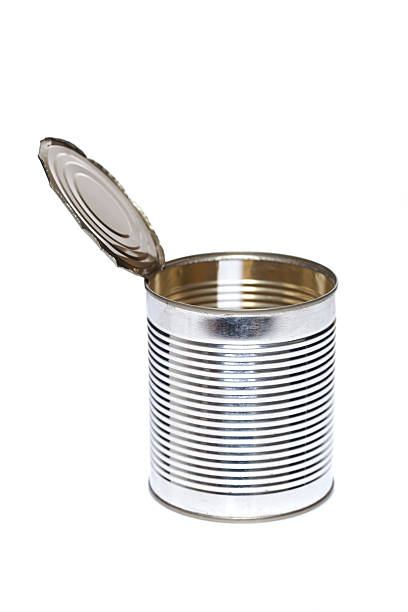
#> input picture dataset_yolo/train/metal/metal411.jpg, 408 x 612 px
$ python -i camera_sources.py   (imports and definitions only)
#> lines starting #> are read from the running program, lines starting #| are printed output that depends on the picture; after the words box and inside, x2 and y2 are one past the last pixel; in counts of white or black regions, pixels touching at a corner belong together
#> further down, picture is the input picture: shape (612, 408, 3); mean B, G, R 235.7, 236.2, 236.9
"""
Gestor universal de fuentes de video para Neuro_Trash_YL.
Las fuentes USB y OBS se catalogan por separado para no mezclarlas.

1. Soporta cámaras locales (USB / CSI en Raspberry Pi / OBS Virtual Camera).
2. Incluye respaldo automático de Captura de Ventana de OBS / VDO.Ninja en Windows
   (Win32 PrintWindow / GDI) cuando el driver DirectShow de OBS Virtual Camera no aparece
   como índice en OpenCV o cuando solo hay 1 cámara en el sistema (índice 0).
3. Soporta vínculos de cámara del teléfono (IP Webcam / DroidCam / MJPEG / RTSP).
"""

import ctypes
from ctypes import wintypes
import os
import platform
import subprocess
from typing import Dict, List, Optional, Tuple, Union

# Evita el fallo MSMF "can't grab frame" (-1072875772) en webcams USB de Windows.
# [1 line not run here, left out]
import cv2
import numpy as np


class ClosedCapture:
    """Sustituto de VideoCapture cuando no hay fuente usable."""

    def isOpened(self) -> bool:
        return False

    def read(self) -> Tuple[bool, Optional[np.ndarray]]:
        return False, None

    def release(self) -> None:
        return None


def is_vdo_ninja_url(source: str) -> bool:
    s = str(source).strip().lower()
    return "vdo.ninja" in s or "obs.ninja" in s


# [25 lines left out: functions normalize_vdo_ninja_url_for_obs, normalize_phone_stream_url, not called in this run]


# ============================================================================
# CAPTURA DIRECTA DE VENTANA DE OBS / NAVEGADOR VDO.NINJA EN WINDOWS (SIN DRIVER)
# Soluciona el error "No se pudo abrir la cámara con índice 1" cuando OBS Virtual Camera
# no es reconocida por OpenCV o está en otro índice.
# ============================================================================
class Win32WindowCapture:
    """
    Imita un objeto `cv2.VideoCapture` capturando en tiempo real la ventana de OBS
    (Proyector de OBS, ventana principal de OBS o pestaña de VDO.Ninja) usando la API
    nativa de Windows (`user32` / `gdi32`) sin instalar librerías adicionales.
    """

    # [78 lines left out: functions __init__, isOpened, read, not called in this run]

    def release(self) -> None:
        self._opened = False


# [46 lines left out: functions list_obs_and_vdo_windows, is_virtual_device_name, not called in this run]


def looks_like_obs_placeholder(frame: Optional[np.ndarray]) -> bool:
    """Detecta la pantalla azul con logo de OBS Virtual Camera (sin señal)."""
    if frame is None or getattr(frame, "size", 0) == 0:
        return False
    h, w = frame.shape[:2]
#> h = 612; w = 408
    if h < 80 or w < 80:
        return False
    hsv = cv2.cvtColor(frame, cv2.COLOR_BGR2HSV)
#> hsv: shape (612, 408, 3); mean H, S, V 18.5, 7.3, 237.9
    blue = cv2.inRange(hsv, (90, 50, 15), (140, 255, 255))
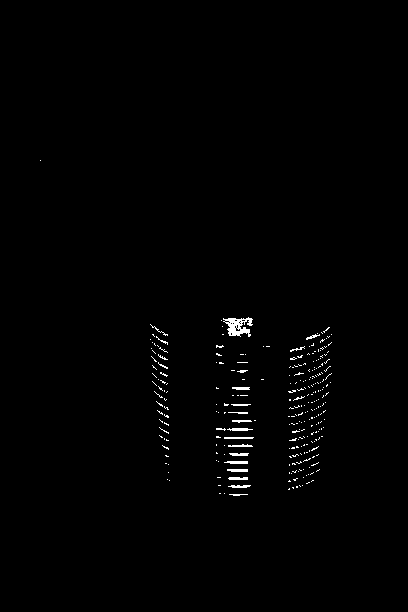
#> blue: shape (612, 408); 0.82% white in thin lines or dots, all inside (x1, y1, x2, y2) = (40, 160, 332, 496)
    blue_ratio = float(np.count_nonzero(blue)) / blue.size
#> blue_ratio = 0.00816
    gray = cv2.cvtColor(frame, cv2.COLOR_BGR2GRAY)
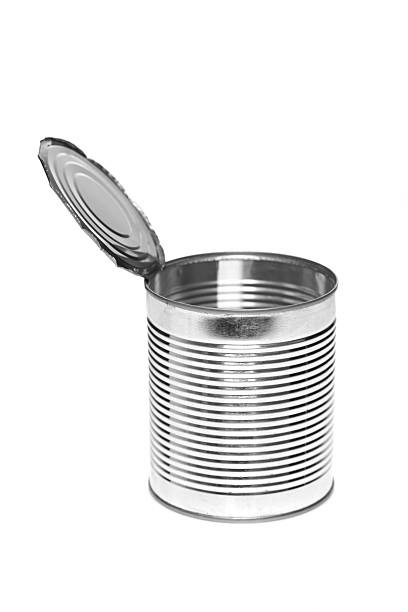
#> gray: shape (612, 408); min 0, max 255, mean 236.3
    logo = gray[int(h * 0.15) : int(h * 0.58), int(w * 0.32) : int(w * 0.68)]
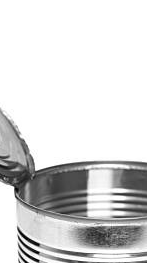
#> logo: shape (263, 147); min 1, max 255, mean 216.1
    if logo.size == 0:
        return False
    return blue_ratio > 0.45 and float(logo.std()) > 35 and float(gray.mean()) < 90


# [30 lines left out: function get_windows_video_device_names, not called in this run]


def physical_usb_camera_names() -> List[str]:
    return [name for name in get_windows_video_device_names() if not is_virtual_device_name(name)]


# [268 lines left out: functions _read_usable_frame, _try_open_camera_index, _open_index_matching_kind, _open_first_kind_match, open_video_source, _camera_entry and 2 more, not called in this run]

>>> import cv2
>>> picture = cv2.imread('../dataset_yolo/train/metal/metal411.jpg')
>>> result = looks_like_obs_placeholder(picture)
#> result = False

$ run again, on dataset_yolo/train/metal/metal44.jpg
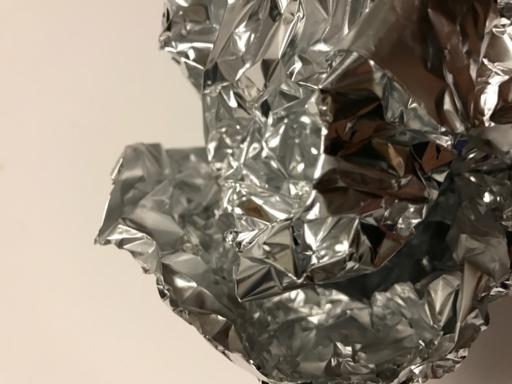
#> input picture dataset_yolo/train/metal/metal44.jpg, 512 x 384 px
#> picture is the input picture: shape (384, 512, 3); mean B, G, R 117.3, 130.8, 140.8
#> hsv: shape (384, 512, 3); mean H, S, V 19, 56.1, 140.8
#> in looks_like_obs_placeholder, `blue = cv2.inRange(hsv, (90, 50, 15), (140, 255, 255))`:
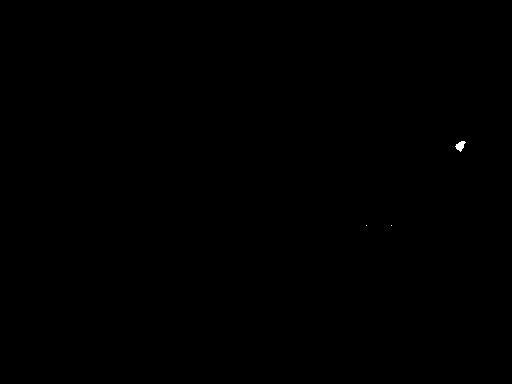
#> blue: shape (384, 512); 0.04% white; 3 white regions (2 under 20 px), largest, box (x1, y1, x2, y2) and area: (455, 141, 466, 152) 67
#> blue_ratio = 0.000351
#> in looks_like_obs_placeholder, `logo = gray[int(h * 0.15) : int(h * 0.58), int(w * 0.32) : int(w * 0.6..`:
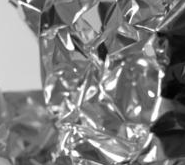
#> logo: shape (165, 185); min 1, max 255, mean 126.4
#> result = False
